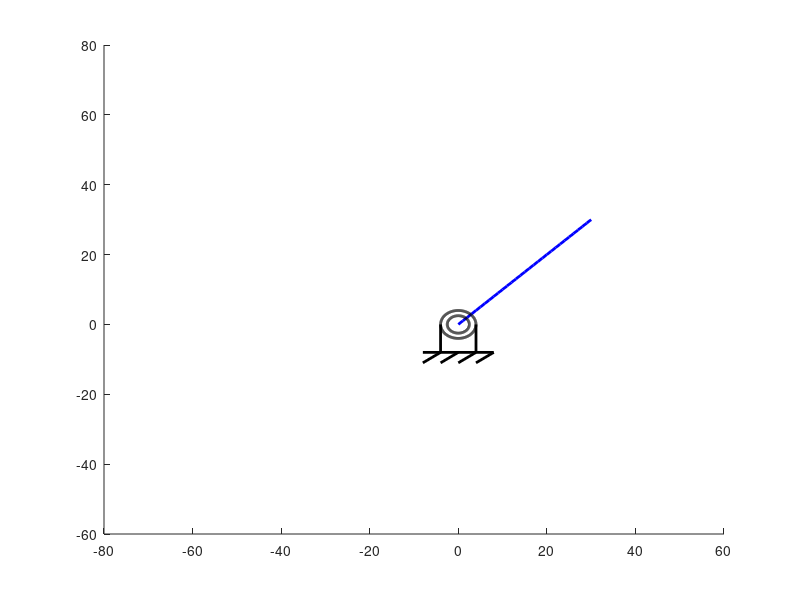

Reproduce this figure in MATLAB. (Note: this script raises an error after producing the figure.)
clear;
clc;
close all;

offsetX = 0;
offsetY = 0;

figure;
hold on 
axis ([-80 60 -60 80]);

% 绘制完整的线段
x = 0 :30;
y = x;
plot(x, y, 'b-', 'LineWidth', 2);


% 擦除部分线段，例如从x=4到x=7之间
x_erase = 20:25;
% y_erase = x_erase;
y_erase = NaN(size(x_erase));
plot(x_erase, y_erase, 'w-', 'LineWidth', 2);  % 使用白色线段擦除

plot([4+offsetX,4+offsetX],[-8+offsetY,0+offsetY],'LineWidth',2,'Color','k')
plot([-4+offsetX,-4+offsetX],[-8+offsetY,0+offsetY],'LineWidth',2,'Color','k')
plot([-8+offsetX,8+offsetX],[-8+offsetY,-8+offsetY],'LineWidth',2,'Color','k')
plot([-8+offsetX,-4+offsetX],[-11+offsetY,-8+offsetY],'LineWidth',2,'Color','k')
plot([-4+offsetX,0+offsetX],[-11+offsetY,-8+offsetY],'LineWidth',2,'Color','k')
plot([0+offsetX,4+offsetX],[-11+offsetY,-8+offsetY],'LineWidth',2,'Color','k')
plot([4+offsetX,8+offsetX],[-11+offsetY,-8+offsetY],'LineWidth',2,'Color','k')
plot(4.*cos(0 : 0.01 : 2*pi)+offsetX , 4.*sin( 0: 0.01 : 2*pi)+offsetY,'LineWidth',2,'Color','k');
plot(2.5.*cos(0 : 0.01 : 2*pi)+offsetX , 2.5.*sin( 0: 0.01 : 2*pi)+offsetY,'LineWidth',2,'Color','k');
fill(2.5.*cos(0 : 0.01 : 2*pi)+offsetX , 2.5.*sin( 0: 0.01 : 2*pi)+offsetY,'w-')



hold off;

% 添加标题和标签
title('擦除部分线段的效果');
xlabel('X轴');
ylabel('Y轴');


box on;
grid on;
axis equal;
